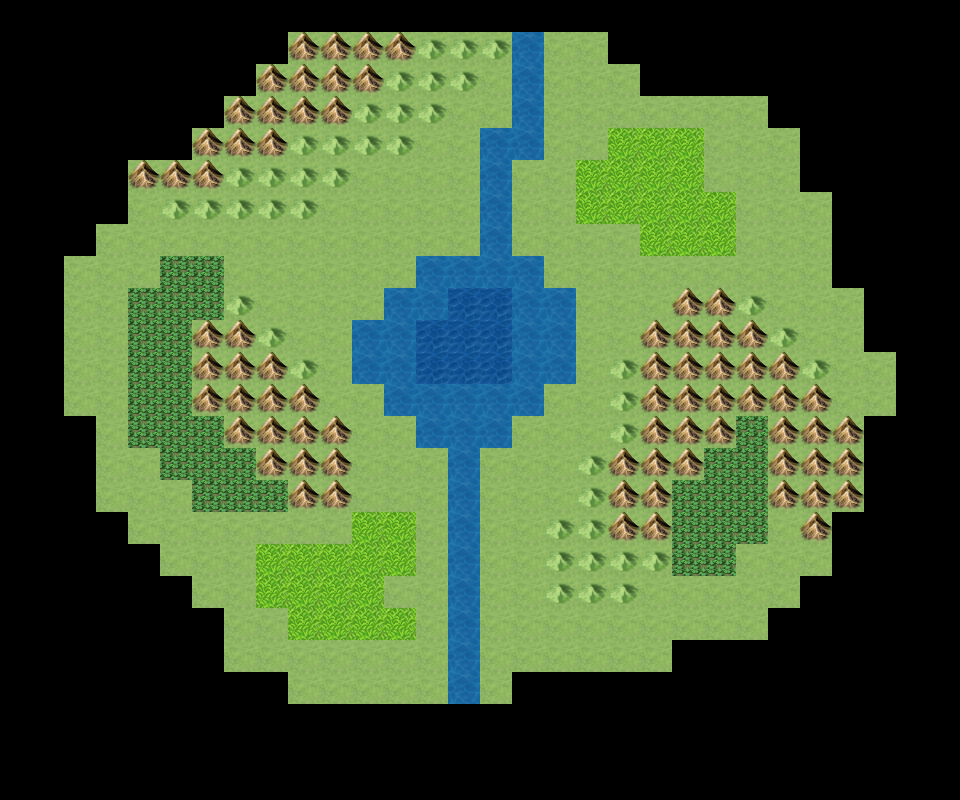

This is a level from a 2D game, rendered from its Tiled map with the project's own tilesets. A one-line summary and the complete map file follow:
An orthogonal 30x25 tile map with 32x32 px tiles, 2 tile layers (0, 1).

<map version="1.2" tiledversion="1.3.0" orientation="orthogonal" renderorder="right-down" compressionlevel="0" width="30" height="25" tilewidth="32" tileheight="32" infinite="0" nextlayerid="3" nextobjectid="1">
 <editorsettings>
  <export target="../../../../Desktop/field6mono.csv" format="csv" />
 </editorsettings>
 <tileset firstgid="1" source="palette.tsx" />
 <layer id="1" name="0" width="30" height="25">
  <data encoding="csv">
1,1,1,1,1,1,1,1,1,1,1,1,1,1,1,1,33,1,1,1,1,1,1,1,1,1,1,1,1,1,
1,1,1,1,1,1,1,1,1,1,1,1,1,1,1,1,33,1,1,1,1,1,1,1,1,1,1,1,1,1,
1,1,1,1,1,1,1,1,1,1,1,1,1,1,1,1,33,1,1,1,1,1,1,1,1,1,1,1,1,1,
1,1,1,1,1,1,1,1,1,1,1,1,1,1,1,1,33,1,1,1,1,1,1,1,1,1,1,1,1,1,
1,1,1,1,1,1,1,1,1,1,1,1,1,1,1,33,33,1,1,1,1,1,1,1,1,1,1,1,1,1,
1,1,1,1,1,1,1,1,1,1,1,1,1,1,1,33,1,1,1,1,1,1,1,1,1,1,1,1,1,1,
1,1,1,1,1,1,1,1,1,1,1,1,1,1,1,33,1,1,1,1,1,1,1,1,1,1,1,1,1,1,
1,1,1,1,1,1,1,1,1,1,1,1,1,1,1,33,1,1,1,1,1,1,1,1,1,1,1,1,1,1,
1,1,1,1,1,1,1,1,1,1,1,1,1,33,33,33,33,1,1,1,1,1,1,1,1,1,1,1,1,1,
1,1,1,1,1,1,1,1,1,1,1,1,33,33,33,33,33,33,1,1,1,1,1,1,1,1,1,1,1,1,
1,1,1,1,1,1,1,1,1,1,1,33,33,33,33,33,33,33,1,1,1,1,1,1,1,1,1,1,1,1,
1,1,1,1,1,1,1,1,1,1,1,33,33,33,33,33,33,33,1,1,1,1,1,1,1,1,1,1,1,1,
1,1,1,1,1,1,1,1,1,1,1,1,33,33,33,33,33,1,1,1,1,1,1,1,1,1,1,1,1,1,
1,1,1,1,1,1,1,1,1,1,1,1,1,33,33,33,1,1,1,1,1,1,1,1,1,1,1,1,1,1,
1,1,1,1,1,1,1,1,1,1,1,1,1,1,33,1,1,1,1,1,1,1,1,1,1,1,1,1,1,1,
1,1,1,1,1,1,1,1,1,1,1,1,1,1,33,1,1,1,1,1,1,1,1,1,1,1,1,1,1,1,
1,1,1,1,1,1,1,1,1,1,1,1,1,1,33,1,1,1,1,1,1,1,1,1,1,1,1,1,1,1,
1,1,1,1,1,1,1,1,1,1,1,1,1,1,33,1,1,1,1,1,1,1,1,1,1,1,1,1,1,1,
1,1,1,1,1,1,1,1,1,1,1,1,1,1,33,1,1,1,1,1,1,1,1,1,1,1,1,1,1,1,
1,1,1,1,1,1,1,1,1,1,1,1,1,1,33,1,1,1,1,1,1,1,1,1,1,1,1,1,1,1,
1,1,1,1,1,1,1,1,1,1,1,1,1,1,33,1,1,1,1,1,1,1,1,1,1,1,1,1,1,1,
1,1,1,1,1,1,1,1,1,1,1,1,1,1,33,1,1,1,1,1,1,1,1,1,1,1,1,1,1,1,
1,1,1,1,1,1,1,1,1,1,1,1,1,1,33,1,1,1,1,1,1,1,1,1,1,1,1,1,1,1,
1,1,1,1,1,1,1,1,1,1,1,1,1,1,33,1,1,1,1,1,1,1,1,1,1,1,1,1,1,1,
1,1,1,1,1,1,1,1,1,1,1,1,1,1,33,1,1,1,1,1,1,1,1,1,1,1,1,1,1,1
</data>
 </layer>
 <layer id="2" name="1" width="30" height="25">
  <data encoding="csv">
7,7,7,7,7,7,7,7,7,7,7,7,7,7,7,7,7,7,7,7,7,7,7,7,7,7,7,7,7,7,
7,7,7,7,7,7,7,7,7,5,5,5,5,4,4,4,0,0,0,7,7,7,7,7,7,7,7,7,7,7,
7,7,7,7,7,7,7,7,5,5,5,5,4,4,4,0,0,0,0,0,7,7,7,7,7,7,7,7,7,7,
7,7,7,7,7,7,7,5,5,5,5,4,4,4,0,0,0,0,0,0,0,0,0,0,7,7,7,7,7,7,
7,7,7,7,7,7,5,5,5,4,4,4,4,0,0,0,0,0,0,2,2,2,0,0,0,7,7,7,7,7,
7,7,7,7,5,5,5,4,4,4,4,0,0,0,0,0,0,0,2,2,2,2,0,0,0,7,7,7,7,7,
7,7,7,7,0,4,4,4,4,4,0,0,0,0,0,0,0,0,2,2,2,2,2,0,0,0,7,7,7,7,
7,7,7,0,0,0,0,0,0,0,0,0,0,0,0,0,0,0,0,0,2,2,2,0,0,0,7,7,7,7,
7,7,0,0,0,3,3,0,0,0,0,0,0,0,0,0,0,0,0,0,0,0,0,0,0,0,7,7,7,7,
7,7,0,0,3,3,3,4,0,0,0,0,0,0,38,38,0,0,0,0,0,5,5,4,0,0,0,7,7,7,
7,7,0,0,3,3,5,5,4,0,0,0,0,38,38,38,0,0,0,0,5,5,5,5,4,0,0,7,7,7,
7,7,0,0,3,3,5,5,5,4,0,0,0,38,38,38,0,0,0,4,5,5,5,5,5,4,0,0,7,7,
7,7,0,0,3,3,5,5,5,5,0,0,0,0,0,0,0,0,0,4,5,5,5,5,5,5,0,0,7,7,
7,7,7,0,3,3,3,5,5,5,5,0,0,0,0,0,0,0,0,4,5,5,5,3,5,5,5,7,7,7,
7,7,7,0,0,3,3,3,5,5,5,0,0,0,0,0,0,0,4,5,5,5,3,3,5,5,5,7,7,7,
7,7,7,0,0,0,3,3,3,5,5,0,0,0,0,0,0,0,4,5,5,3,3,3,5,5,5,7,7,7,
7,7,7,7,0,0,0,0,0,0,0,2,2,0,0,0,0,4,4,5,5,3,3,3,0,5,7,7,7,7,
7,7,7,7,7,0,0,0,2,2,2,2,2,0,0,0,0,4,4,4,4,3,3,0,0,0,7,7,7,7,
7,7,7,7,7,7,0,0,2,2,2,2,0,0,0,0,0,4,4,4,0,0,0,0,0,7,7,7,7,7,
7,7,7,7,7,7,7,0,0,2,2,2,2,0,0,0,0,0,0,0,0,0,0,0,7,7,7,7,7,7,
7,7,7,7,7,7,7,0,0,0,0,0,0,0,0,0,0,0,0,0,0,7,7,7,7,7,7,7,7,7,
7,7,7,7,7,7,7,7,7,0,0,0,0,0,0,0,7,7,7,7,7,7,7,7,7,7,7,7,7,7,
7,7,7,7,7,7,7,7,7,7,7,7,7,7,7,7,7,7,7,7,7,7,7,7,7,7,7,7,7,7,
7,7,7,7,7,7,7,7,7,7,7,7,7,7,7,7,7,7,7,7,7,7,7,7,7,7,7,7,7,7,
7,7,7,7,7,7,7,7,7,7,7,7,7,7,7,7,7,7,7,7,7,7,7,7,7,7,7,7,7,7
</data>
 </layer>
</map>